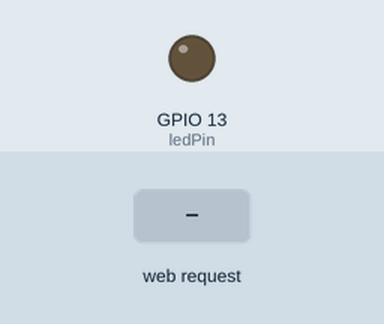
The sketch below on a simulated ESP8266 (NodeMCU). On the bench: output pins drawn as LEDs (lit = HIGH). Inputs (shaded band) come from the test bench. WiFi joins after 1.5 s; servers stay silent unless stated; what the sketch prints to the serial monitor is not drawn.

Above: at 2.7 s.
2.8 s: HTTP request GET /LED=ON received
At 4.0 s:
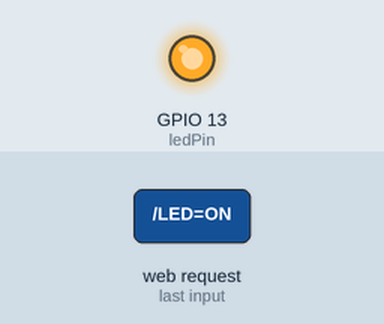
4.3 s: HTTP request GET /LED=OFF received
At 5.3 s:
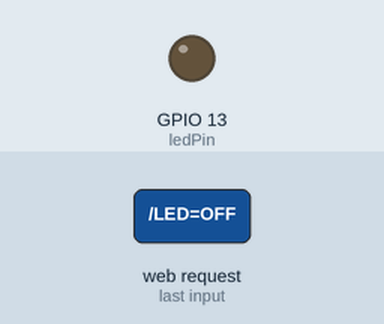
Timing chart, 0 to 7.3 s (numbered marks = the images above; inputs shaded):
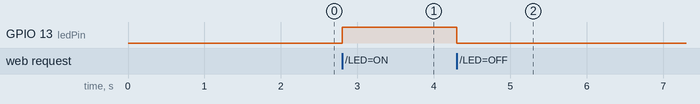

Measured:
- after the input at 2.8 s, GPIO 13 (ledPin): LOW → HIGH at once
- after the input at 4.3 s, GPIO 13 (ledPin): HIGH → LOW at once

The sketch:

nodemcu.ino
```cpp
#include <ESP8266WiFi.h>

const char* ssid = "shanky";
const char* password = "Shanky123!";

//const char* ssid = "snb63";
//const char* password = "ciMHHpA4";

int ledPin = 13; // GPIO13
WiFiServer server(80);

void setup() {
  Serial.begin(115200);
  delay(10);

  pinMode(ledPin, OUTPUT);
  digitalWrite(ledPin, LOW);


  // Connect to WiFi network
  Serial.println();
  Serial.println();
  Serial.print("Connecting to ");
  Serial.println(ssid);

  WiFi.begin(ssid, password);

  while (WiFi.status() != WL_CONNECTED) {
    delay(500);
    Serial.print(".");
  }
  Serial.println("");
  Serial.println("WiFi connected");

  // Start the server
  server.begin();
  Serial.println("Server started");

  // Print the IP address
  Serial.print("Use this URL to connect: ");
  Serial.print("http://");
  Serial.print(WiFi.localIP());
  Serial.println("/");

}

void loop() {
  // Check if a client has connected
  WiFiClient client = server.available();
  if (!client) {
    return;
  }

  // Wait until the client sends some data
  Serial.println("new client");
  while(!client.available()){
    delay(1);
  }

  // Read the first line of the request
  String request = client.readStringUntil('\r');
  Serial.println(request);
  client.flush();

  // Match the request

  int value = LOW;
  if (request.indexOf("/LED=ON") != -1)  {
    digitalWrite(ledPin, HIGH);
    value = HIGH;
  }
  if (request.indexOf("/LED=OFF") != -1)  {
    digitalWrite(ledPin, LOW);
    value = LOW;
  }

// Set ledPin according to the request
//digitalWrite(ledPin, value);

  // Return the response
  client.println("HTTP/1.1 200 OK");
  client.println("Content-Type: text/html");
  client.println(""); //  do not forget this one
  client.println("<!DOCTYPE HTML>");
  client.println("<html><head><meta name='viewport' content='width=device-width, initial-scale=1'></head><body class='text-center'>");

  client.print("<div class='alert alert-info'>Current status of Wifi Switch is <strong>");

  if(value == HIGH) {
    client.print("On</strong></div>");
  } else {
    client.print("Off</strong></div>");
  }
  client.println("<br><br><link rel='stylesheet' href='https://maxcdn.bootstrapcdn.com/bootstrap/3.3.7/css/bootstrap.min.css' integrity='sha384-BVYiiSIFeK1dGmJRAkycuHAHRg32OmUcww7on3RYdg4Va+PmSTsz/K68vbdEjh4u' crossorigin='anonymous'>");
  client.println("<a class='btn btn-success btn-lg' href=\"/LED=ON\"\">Turn On </a>");
  client.println("<a class='btn btn-danger btn-lg' href=\"/LED=OFF\"\">Turn Off </a><br />");
  client.println("</body></html>");

  delay(1);
  Serial.println("Client disonnected");
  Serial.println("");

}
```
